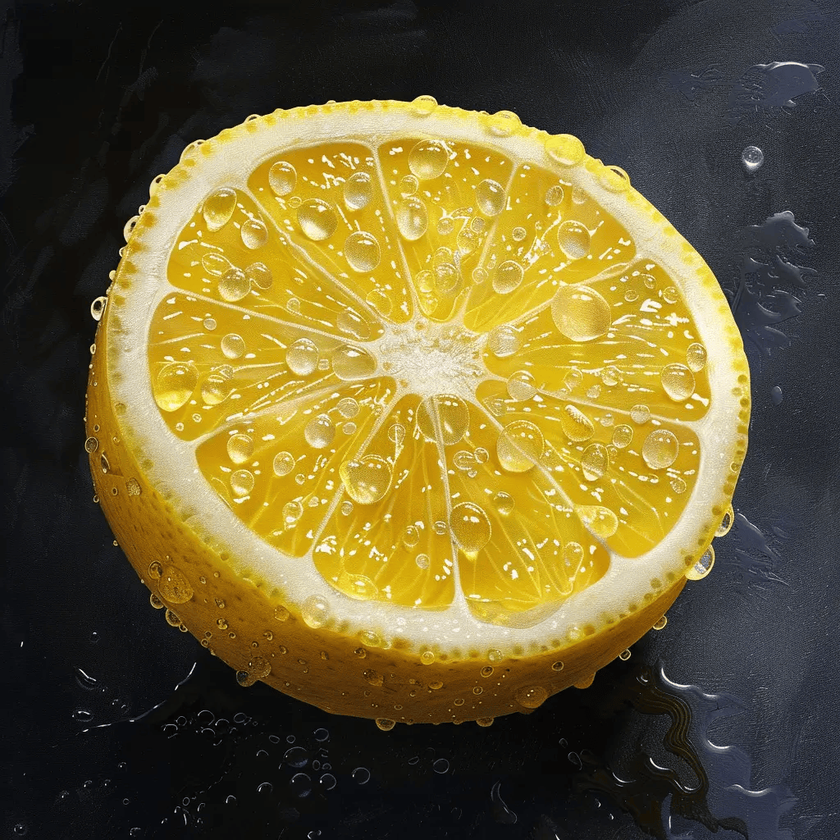
#> input picture lemon.png, 840 x 840 px, shrunk from 1024 x 1024 before the run
$ jupyter execute Praktikum2.ipynb
#> lines starting #> are read from the running program, lines starting #| are printed output that depends on the picture; after the words box and inside, x2 and y2 are one past the last pixel; in counts of white or black regions, pixels touching at a corner belong together
## 202331034_NabilaRidhaAdman

[cell 1]
import cv2

[cell 2]
import matplotlib.pyplot as plt

[cell 3]
import numpy as np

## 202331034_NabilaRidhaAdman

[cell 4]
citra = cv2.imread('lemon.png')
#> citra is the input picture: shape (840, 840, 3); mean B, G, R 52.5, 97.1, 109.9

[cell 5]
cv2.imshow("citra asli", citra)
cv2.waitKey(0)
cv2.destroyAllWindows()

## 202331034_NabilaRidhaAdman

[cell 6]
print(citra.shape)
#| (840, 840, 3)
print(citra.dtype)
#| uint8

## 202331034_NabilaRidhaAdman

[cell 7]
b = citra[:,:,0]
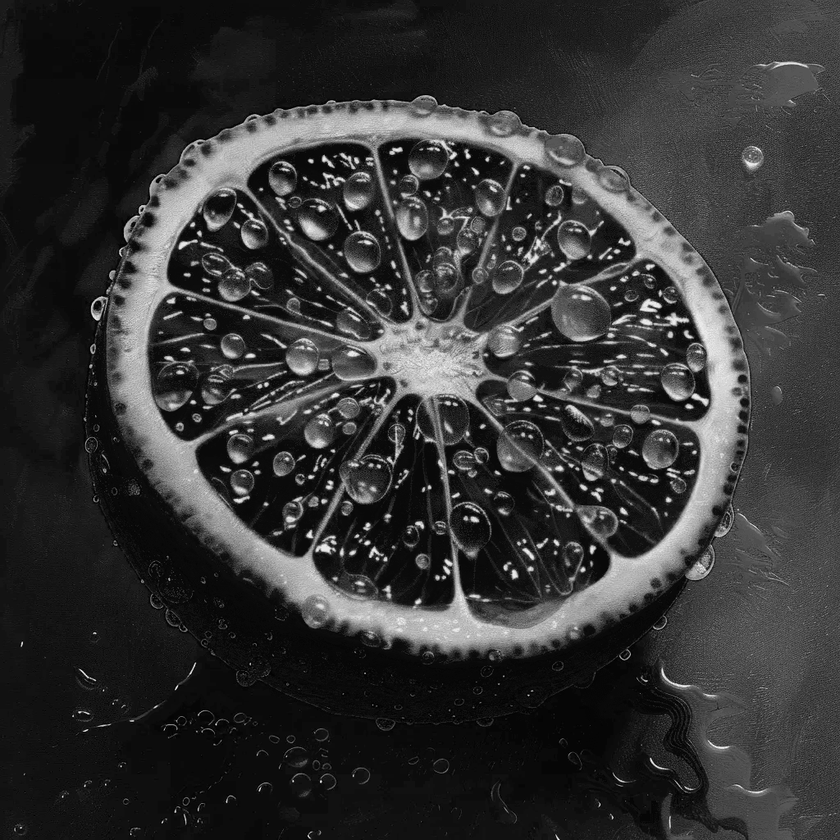
#> b: shape (840, 840); min 0, max 254, mean 52.5
g = citra[:,:,1]
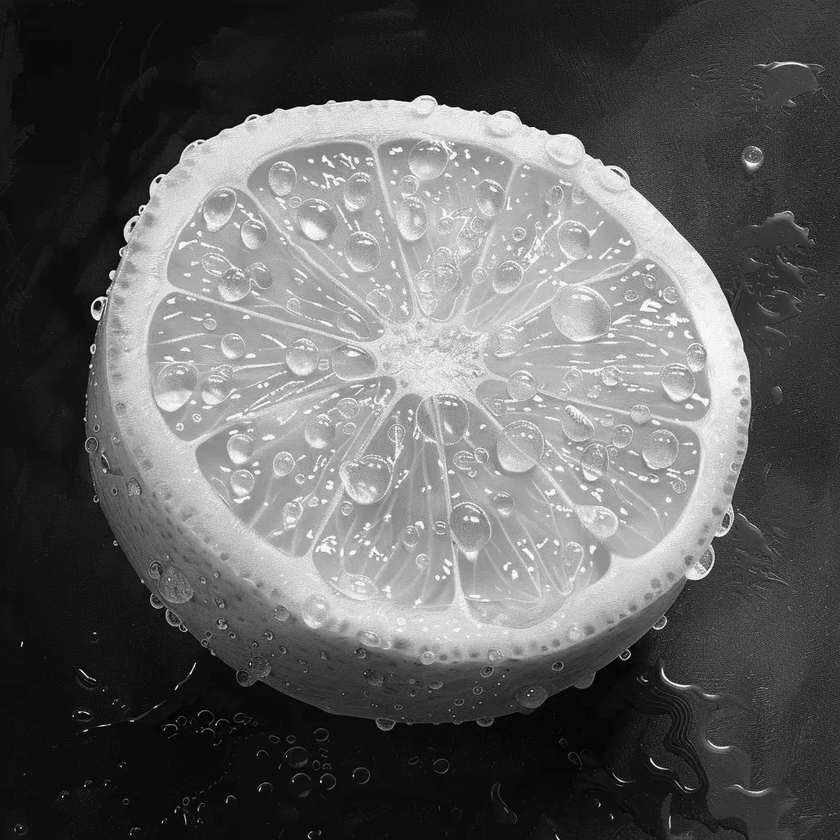
#> g: shape (840, 840); min 0, max 255, mean 97.1
r = citra[:,:,2]
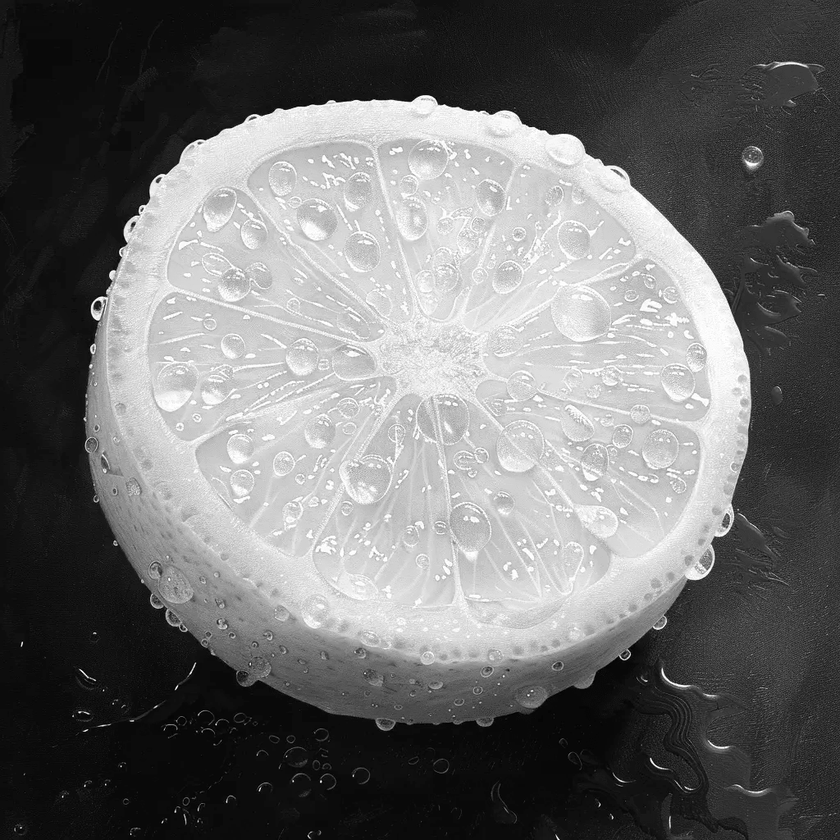
#> r: shape (840, 840); min 0, max 255, mean 109.9

## 202331034_NabilaRidhaAdman

[cell 8]
panjang = len(citra) #menghitung baris
#> panjang = 840
lebar =  len(citra[0]) #menghitung kolom
#> lebar = 840

citra_gray = np.zeros((panjang,lebar))

for i in range (panjang):
    for j in range (lebar):
        citra_gray[i,j] = 0.2989 * r[i,j] + 0.587 * g[i,j] + 0.1141 * b[i,j] #merah=29,89% ; hijau=58,7% ; biru=11,41%

citra_gray = citra_gray.astype(np.uint8)

cv2.imshow("citra grayscale", citra_gray)
cv2.waitKey(0)
cv2.destroyAllWindows()

[cell 9]
print(citra)
#> (printed output is left out)

[cell 10]
print(citra_gray)
#> (printed output is left out)

## 202331034_NabilaRidhaAdman

[cell 11]
panjang = len(citra) #menghitung baris
lebar =  len(citra[0]) #menghitung kolom

ambang = 90

citra_biner = np.zeros((panjang,lebar))

for i in range (panjang):
    for j in range (lebar):
        if citra_gray[i,j] >= ambang:
            citra_biner[i,j] = 1 #putih
        else:
            citra_biner[i,j] = 0 #hitam
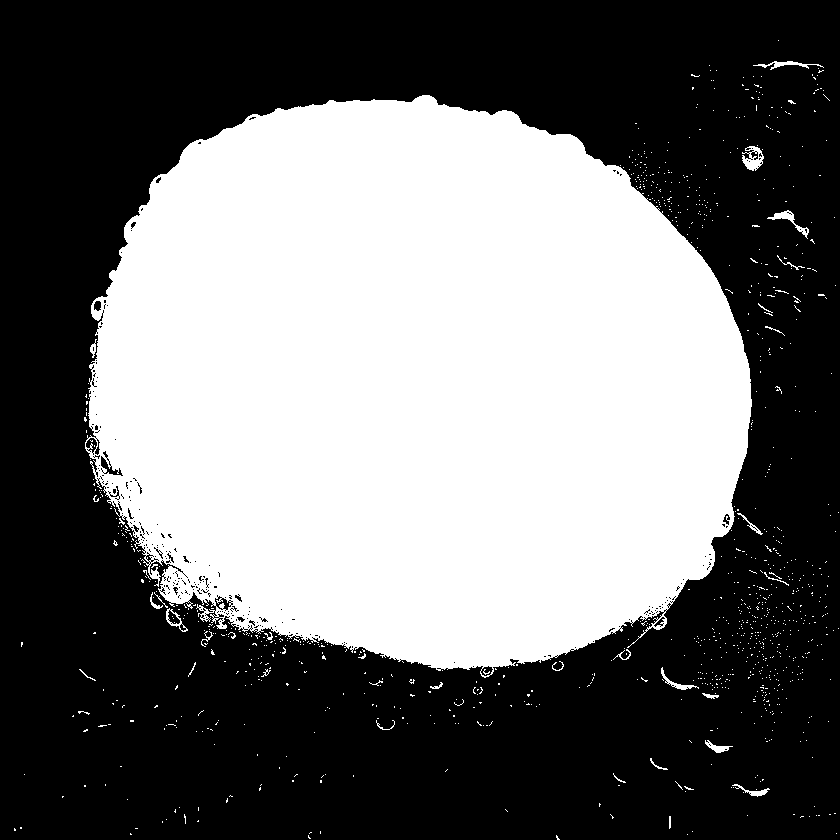
#> citra_biner: shape (840, 840) float64; values 0 (black) and 1 (white), 43.3% white; 1039 white regions (1008 under 20 px), largest, box (x1, y1, x2, y2) and area: (85, 95, 752, 678) 301464, (742, 146, 764, 171) 300, (767, 210, 809, 239) 242

cv2.imshow("citra binary", citra_biner)
cv2.waitKey(0)
cv2.destroyAllWindows()

[cell 12]
print(citra_biner)
#> (printed output is left out)
